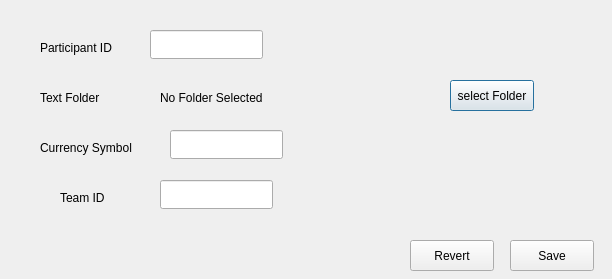
<?xml version="1.0" encoding="UTF-8"?>
<ui version="4.0">
 <class>Dialog</class>
 <widget class="QDialog" name="Dialog">
  <property name="geometry">
   <rect>
    <x>0</x>
    <y>0</y>
    <width>612</width>
    <height>279</height>
   </rect>
  </property>
  <property name="windowTitle">
   <string>Settings</string>
  </property>
  <widget class="QLabel" name="label">
   <property name="geometry">
    <rect>
     <x>40</x>
     <y>40</y>
     <width>91</width>
     <height>16</height>
    </rect>
   </property>
   <property name="text">
    <string>Participant ID</string>
   </property>
  </widget>
  <widget class="QLabel" name="label_2">
   <property name="geometry">
    <rect>
     <x>40</x>
     <y>90</y>
     <width>71</width>
     <height>16</height>
    </rect>
   </property>
   <property name="text">
    <string>Text Folder</string>
   </property>
  </widget>
  <widget class="QLabel" name="label_3">
   <property name="geometry">
    <rect>
     <x>40</x>
     <y>140</y>
     <width>101</width>
     <height>16</height>
    </rect>
   </property>
   <property name="text">
    <string>Currency Symbol</string>
   </property>
  </widget>
  <widget class="QLabel" name="label_4">
   <property name="geometry">
    <rect>
     <x>60</x>
     <y>190</y>
     <width>56</width>
     <height>15</height>
    </rect>
   </property>
   <property name="text">
    <string>Team ID</string>
   </property>
  </widget>
  <widget class="QLineEdit" name="lineEditParticipantID">
   <property name="geometry">
    <rect>
     <x>150</x>
     <y>30</y>
     <width>113</width>
     <height>29</height>
    </rect>
   </property>
  </widget>
  <widget class="QLineEdit" name="lineEditCurrencySymbol">
   <property name="geometry">
    <rect>
     <x>170</x>
     <y>130</y>
     <width>113</width>
     <height>29</height>
    </rect>
   </property>
  </widget>
  <widget class="QLineEdit" name="lineEditTeamID">
   <property name="geometry">
    <rect>
     <x>160</x>
     <y>180</y>
     <width>113</width>
     <height>29</height>
    </rect>
   </property>
  </widget>
  <widget class="QPushButton" name="pushButtonSelectFolder">
   <property name="geometry">
    <rect>
     <x>450</x>
     <y>80</y>
     <width>84</width>
     <height>31</height>
    </rect>
   </property>
   <property name="text">
    <string>select Folder</string>
   </property>
  </widget>
  <widget class="QLabel" name="labelTextFolder">
   <property name="geometry">
    <rect>
     <x>160</x>
     <y>90</y>
     <width>271</width>
     <height>16</height>
    </rect>
   </property>
   <property name="text">
    <string>No Folder Selected</string>
   </property>
  </widget>
  <widget class="QPushButton" name="pushButtonRevert">
   <property name="geometry">
    <rect>
     <x>410</x>
     <y>240</y>
     <width>84</width>
     <height>31</height>
    </rect>
   </property>
   <property name="text">
    <string>Revert</string>
   </property>
  </widget>
  <widget class="QPushButton" name="pushButtonSave">
   <property name="geometry">
    <rect>
     <x>510</x>
     <y>240</y>
     <width>84</width>
     <height>31</height>
    </rect>
   </property>
   <property name="text">
    <string>Save</string>
   </property>
  </widget>
 </widget>
 <resources/>
 <connections/>
</ui>
